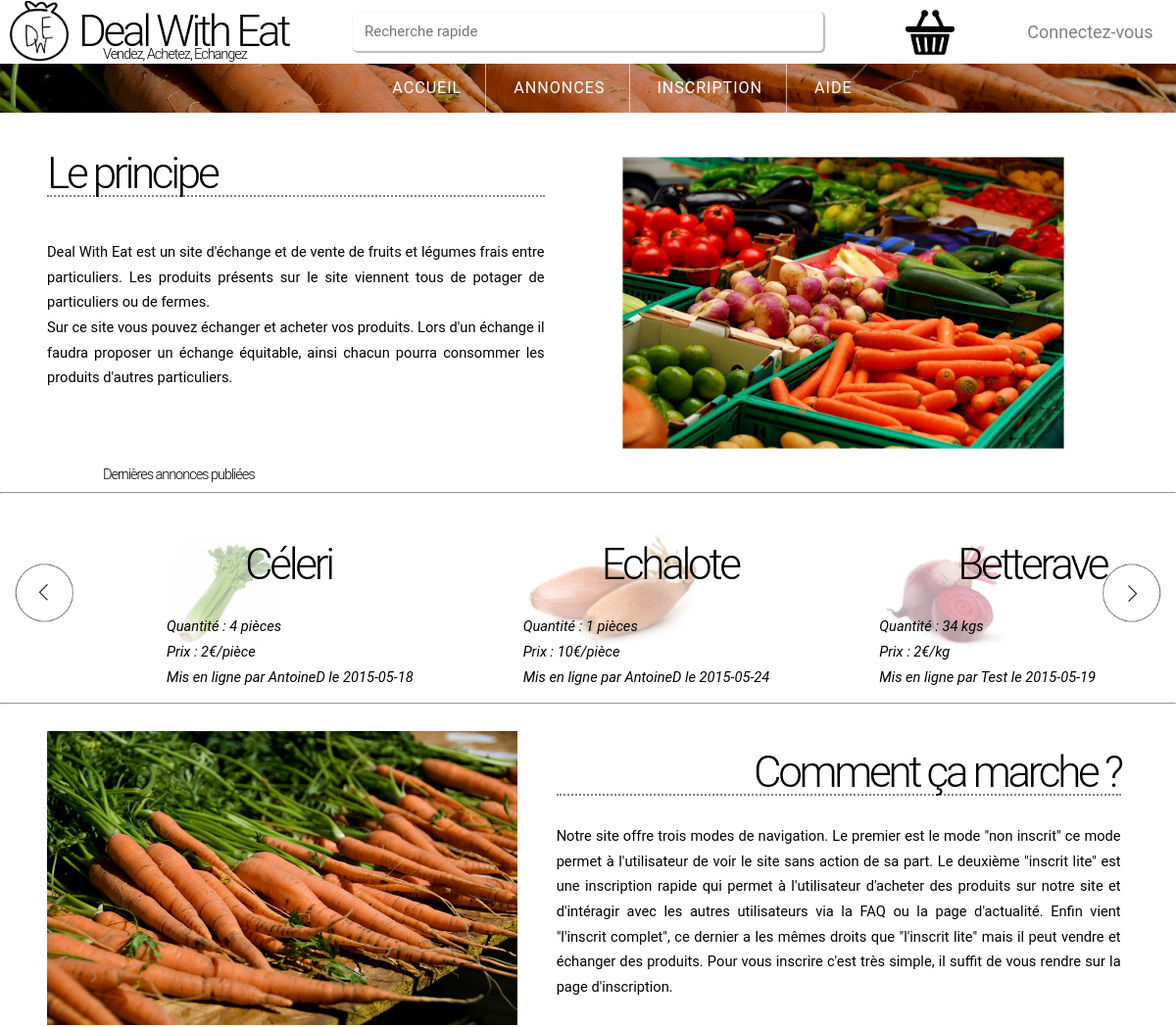
Before: /DWE/accueil.php (upper part) with the older database file.
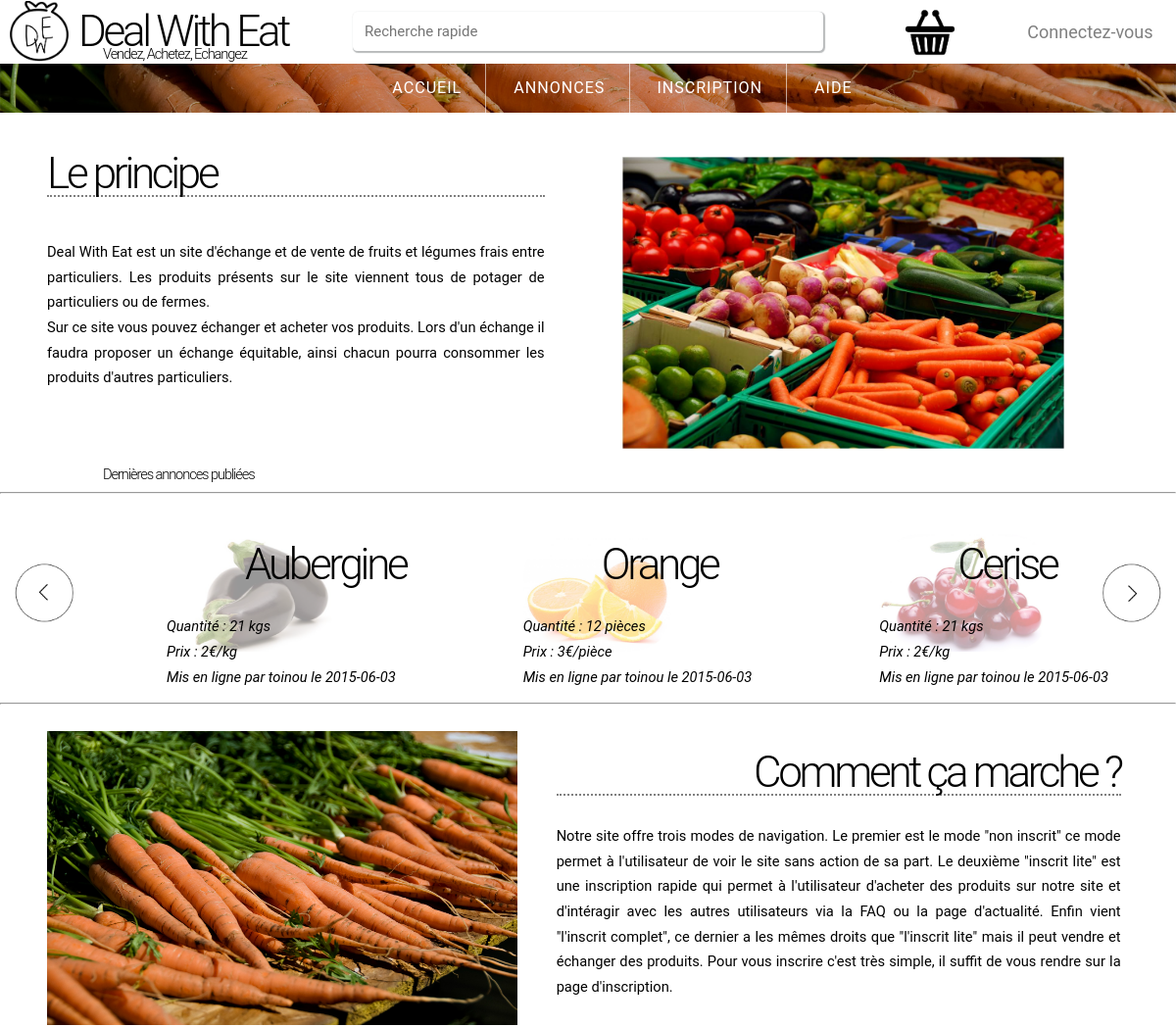
After: the same page with the newer database file.
### tables this page shows
CREATE TABLE `Annonce` (
`AN_idAnnonce` int(11) NOT NULL,
  `US_idUserannonceur` int(11) NOT NULL,
  `PR_idP` int(11) NOT NULL,
  `PE_idPropositionEchan` int(11) DEFAULT NULL,
  `AN_quantite` int(11) DEFAULT NULL,
  `AN_prix` int(11) DEFAULT NULL,
  `AN_echangeok` tinyint(1) DEFAULT NULL,
  `AN_echangedescription` text,
  `AN_moyentpayment` varchar(45) DEFAULT NULL,
  `AN_moyenenvoie` tinyint(1) DEFAULT NULL,
  `AN_datepublication` date DEFAULT NULL,
  `AN_prixcolis` int(11) DEFAULT NULL,
  `AN_description` text NOT NULL,
  `AN_idUser` int(11) NOT NULL,
  `AN_unite` varchar(20) NOT NULL,
  `AN_image` text,
  `AN_bio` int(11) DEFAULT NULL,
  `AN_type` int(11) DEFAULT NULL
);

CREATE TABLE `Produit` (
`PR_idP` int(11) NOT NULL,
  `PR_nom` text,
  `PR_unite` tinyint(1) DEFAULT NULL,
  `PR_type` tinyint(1) NOT NULL
);

CREATE TABLE `User` (
`US_idUser` int(11) NOT NULL,
  `US_nom` text,
  `US_prenom` varchar(45) DEFAULT NULL,
  `US_pays` text,
  `US_ville` text,
  `US_adresse` varchar(45) DEFAULT NULL,
  `US_codepostale` int(11) DEFAULT NULL,
  `US_pseudo` varchar(45) DEFAULT NULL,
  `US_mail` varchar(45) DEFAULT NULL,
  `US_mdp` varchar(45) DEFAULT NULL,
  `US_datenaissance` varchar(45) DEFAULT NULL,
  `US_admin` varchar(45) DEFAULT NULL,
  `US_moderateur` tinyint(1) DEFAULT NULL,
  `US_like` int(11) DEFAULT NULL,
  `US_image` varchar(250) NOT NULL,
  `US_news` int(11) NOT NULL
);

### DWE/slider.php (the view, shortened to what this page needs)
<link rel="stylesheet" type="text/css" href="css/style.css" media="screen" />
<div id="galerie">
    <div id="slide">
    <div class="slider">
        <?php
            $sql = "SELECT * FROM Annonce ORDER BY AN_idAnnonce DESC LIMIT 5";
            $requet=$bdd2->query($sql);
while($results=$requet->fetch()){
         $nom=$bdd2->query('SELECT PR_nom FROM Produit WHERE PR_idP="'.$results['PR_idP'].'"');
        $req=$nom->fetch();
        $pseudo=$bdd2->query('SELECT US_pseudo FROM User WHERE US_idUser="'.$results['US_idUserannonceur'].'"')->fetch();
        ?>
        <a href="produit.php?q=<?= $results['AN_idAnnonce']; ?>">
            <div id="contenu">
                <div style="z-index:2;position:absolute;">
                  <img width="100px" height="40px" src="imageproduit/<?= $results['PR_idP'] ?>.jpg" />
                </div>
                <div style="z-index:100;position:absolute;">
                <h1 > <?= $req['PR_nom'] ?> </h1>
                <i> Quantité : <?php echo $results['AN_quantite']." ".$results['AN_unite']; ?>s</i><br />
                <i> Prix : <?php echo $results['AN_prix']."€/".$results['AN_unite']; ?>  </i><br />
                <i> Mis en ligne par <?= $pseudo['US_pseudo']; ?> le <?= $results['AN_datepublication']; ?></i>
                    </div>
            </div>
        </a>
        <?php } ?>
         </div>
    </div>
    <div class="suivant"></div>
    <div class="prec"></div>
</div>

Changed rows visible on the page:
removed annonce: shows a picture, PR_idP.PR_nom "Céleri", AN_quantite "4", AN_unite "pièce", AN_prix "2", US_idUserannonceur.US_pseudo "AntoineD", AN_datepublication "2015-05-18"
removed annonce: shows a picture, PR_idP.PR_nom "Echalote", AN_quantite "1", AN_unite "pièce", AN_prix "10", US_idUserannonceur.US_pseudo "AntoineD", AN_datepublication "2015-05-24"
removed annonce: shows a picture, PR_idP.PR_nom "Betterave", AN_quantite "34", AN_unite "kg", AN_prix "2", US_idUserannonceur.US_pseudo "Test", AN_datepublication "2015-05-19"
added annonce: shows a picture, PR_idP.PR_nom "Aubergine", AN_quantite "21", AN_unite "kg", AN_prix "2", US_idUserannonceur.US_pseudo "toinou", AN_datepublication "2015-06-03"
added annonce: shows a picture, PR_idP.PR_nom "Orange", AN_quantite "12", AN_unite "pièce", AN_prix "3", US_idUserannonceur.US_pseudo "toinou", AN_datepublication "2015-06-03"
added annonce: shows a picture, PR_idP.PR_nom "Cerise", AN_quantite "21", AN_unite "kg", AN_prix "2", US_idUserannonceur.US_pseudo "toinou", AN_datepublication "2015-06-03"
